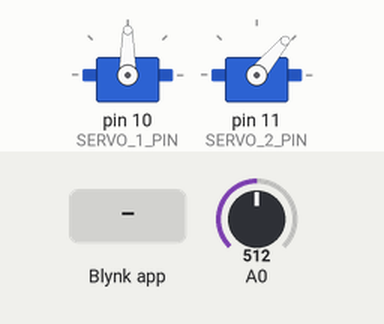
A sketch run on a simulated Arduino Mega 2560, built with avr-gcc and run on an emulated ATmega2560. On the bench: 2 × servo. The test bench sets the inputs (shaded band); at power-on: A0 = 512. WiFi joins after 1.5 s; servers stay silent unless stated.

Above: at 3.3 s.
3.4 s: A0 set to 716
At 7.4 s:
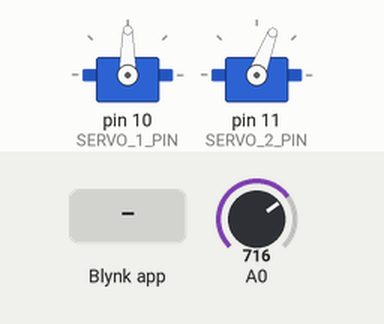
9.0 s: Blynk app writes 200 to V1
At 12.5 s:
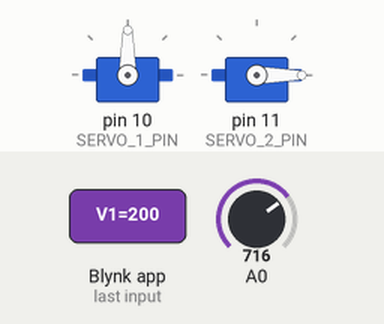
14.6 s: Blynk app writes 0 to V1
At 17.5 s:
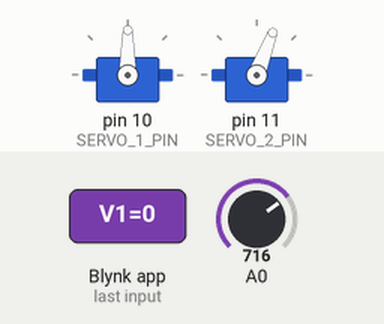
20.2 s: A0 set to 1023
At 22.6 s:
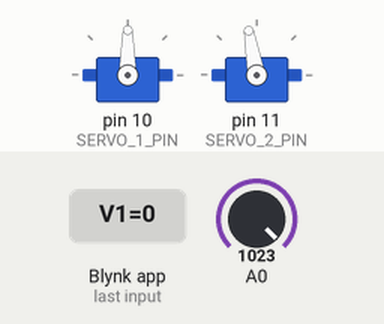
25.8 s: A0 set to 306
At 27.6 s:
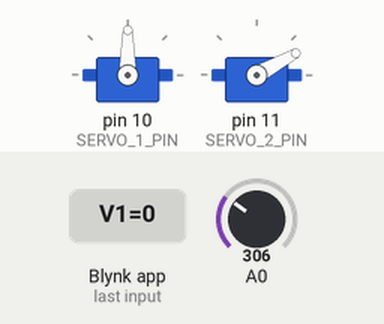
31.4 s: A0 set to 0
At 32.7 s:
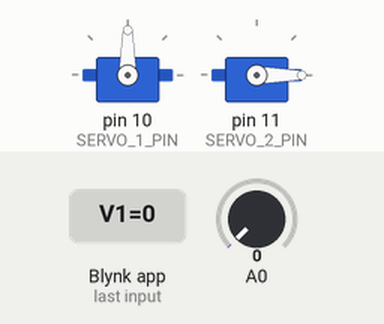
Timing chart, 0 to 34.4 s (numbered marks = the images above; inputs shaded):
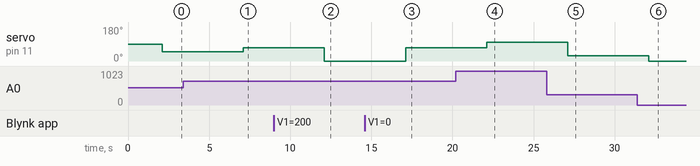

The sketch:

Node.ino
```cpp
#include <Servo.h>
// Template ID, Device Name and Auth Token are provided by the Blynk.Cloud
// See the Device Info tab, or Template settings
#define BLYNK_TEMPLATE_ID "TMPL43fcGLgdj"
#define BLYNK_TEMPLATE_NAME "slider2"
#define BLYNK_AUTH_TOKEN "02yt1upeF_ca36dDW7P2CcKbMohOHb_s"
#include <BlynkSimpleStream.h>

// Comment this out to disable prints and save space
#define BLYNK_PRINT Serial1
#define SERVO_1_PIN 10
#define SERVO_2_PIN 11


char auth[] = BLYNK_AUTH_TOKEN;
int light_slider_value = 0;
int up_down_slider_value = 0;
// define servo 1
Servo servo1;
int pos_servo1 = 90;

// define second servo
Servo servo2;
int pos_servo2 = 90;

// This function will be called every time Slider Widget
// in Blynk app writes values to the Virtual Pin 0
BLYNK_WRITE(V0)
{
  int pinValue = param.asInt(); // assigning incoming value from pin V0 to a variable
  up_down_slider_value = pinValue;
  servo2.write(up_down_slider_value);
}


// This function will be called every time Slider Widget
// in Blynk app writes values to the Virtual Pin 1
BLYNK_WRITE(V1)
{
  int pinValue = param.asInt(); // assigning incoming value from pin V1 to a variable
  light_slider_value = pinValue;
}

void setup()
{
  // Debug console (terminal)
  Serial1.begin(115200);

  // Blynk will work through Serial
  // Do not read or write this serial manually in your sketch
  Serial.begin(9600);

  servo1.attach(SERVO_1_PIN);
  servo2.attach(SERVO_2_PIN);
  Serial1.println("Hello Brother");
  //Serial1.println("afalkmal");
  //Blynk.begin(auth);
  Blynk.begin(Serial, auth);
  //Blynk.begin(Serial, BLYNK_AUTH_TOKEN);

  Serial1.println("Blynk began");
  // Wait until connected to Blynk
  while (Blynk.connect() == false) {
    // Wait until connected
  }

  Serial1.println("Connected to Blynk!");

}

void loop()
{
  Blynk.run();
  // You can inject your own code or combine it with other sketches.
  // Check other examples on how to communicate with Blynk. Remember
  // to avoid delay() function!
  int ldr = analogRead(A0);
  int ldrRange = map(ldr,0,1023,0,100);
  Serial1.print("light sensor value: ");
  Serial1.println(ldrRange);
  Serial1.print("desired light: ");
  Serial1.println(light_slider_value);
  Serial1.print("up down: ");
  Serial1.println(up_down_slider_value);
  int val = ldrRange - light_slider_value;
  if (val > 0 ){
    Serial1.print("Changing to:");
    Serial1.println(val);
    servo2.write(val);
  }else{
    Serial1.print("Changing to:");
    Serial1.println(0);
    servo2.write(0);
  }
  // i deleted delay!!!
  delay(5000);
}
```

Measured:
- after the input at 3.4 s, servo on pin 11 (SERVO_2_PIN): 50° → 69° after 3.7 s
- after the input at 9.0 s, servo on pin 11 (SERVO_2_PIN): 69° → 0° after 3.1 s
- after the input at 14.6 s, servo on pin 11 (SERVO_2_PIN): 0° → 69° after 2.5 s
- after the input at 20.2 s, servo on pin 11 (SERVO_2_PIN): 69° → 100° after 1.9 s
- after the input at 25.8 s, servo on pin 11 (SERVO_2_PIN): 100° → 29° after 1.3 s
- after the input at 31.4 s, servo on pin 11 (SERVO_2_PIN): 29° → 0° after 0.71 s
